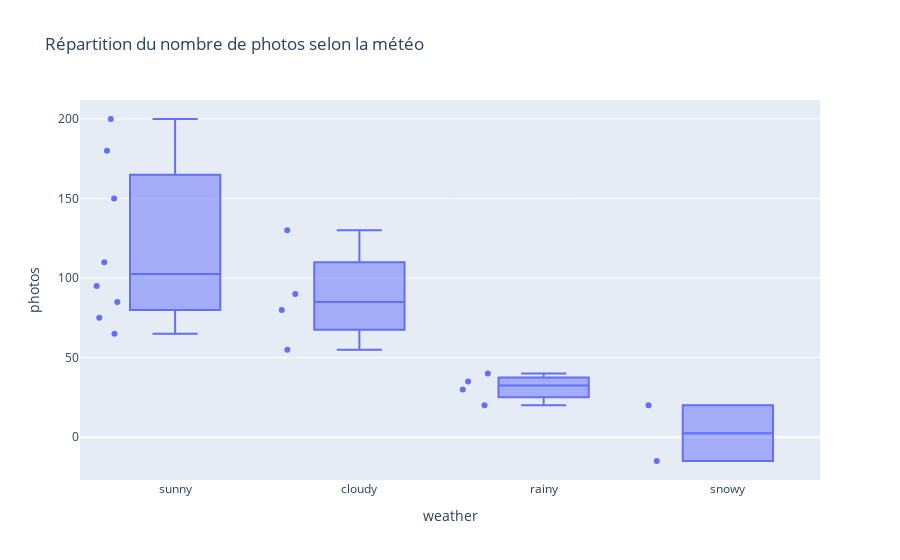

The cell this chart's notebook holds for it:
### Markdown cell above
**TODO**

- Créer un diagramme en boîte (box plot) pour visualiser la répartition du nombre de photos selon la météo
- Afficher le graphique
- Quelles conclusions tirez-vous de ce graphe ?

### Code cell
# Write your code here
import pandas as pd
import plotly.express as px

df_trips_ploty = pd.read_csv("travel_data.csv")

fig = px.box(
    df_trips_ploty,
    x="weather",     
    y="photos",      
    title="Répartition du nombre de photos selon la météo",
    points="all"
)  

fig.show()

# La conclusion que je peux tirer de cet graphe est qu'il y'a eu plus de photos prise en temps ensoleillé que durant les temps pluvieuse et pour la visualisation 
# cet type de graphe est moins pertinente.

### Figure 1 — Plotly figure (JSON) as saved in the notebook; plotly's stock layout.template omitted (floating-point values rounded to 4 significant figures)
{"data": [{"alignmentgroup": "True", "boxpoints": "all", "hovertemplate": "weather=%{x}<br>photos=%{y}<extra></extra>", "legendgroup": "", "marker": {"color": "#636efa"}, "name": "", "notched": false, "offsetgroup": "", "orientation": "v", "showlegend": false, "type": "box", "x": ["sunny", "cloudy", null, "sunny", "sunny", "rainy", "cloudy", null, "sunny", "snowy", "cloudy", "sunny", "sunny", "rainy", "rainy", "cloudy", "sunny", "sunny", "rainy", "snowy"], "x0": " ", "xaxis": "x", "y": [150, 80, 25, 200, 180, 20, 90, 70, 110, -15, 130, 95, 75, 30, 40, 55, 85, 65, 35, 20], "y0": " ", "yaxis": "y"}], "layout": {"boxmode": "group", "legend": {"tracegroupgap": 0}, "title": {"text": "Répartition du nombre de photos selon la météo"}, "xaxis": {"anchor": "y", "domain": [0, 1], "title": {"text": "weather"}}, "yaxis": {"anchor": "x", "domain": [0, 1], "title": {"text": "photos"}}}}
